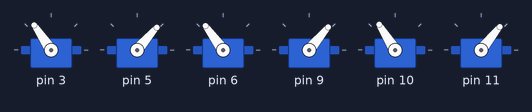
Bench run of a sketch on a simulated Arduino Uno, built with avr-gcc and run on an emulated ATmega328P. On the bench: 6 × servo.

Above: at 0.1 s.
Timing chart, 0 to 1.6 s (numbered marks = the images above):
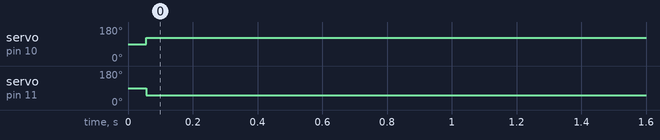

The sketch:

reversekin2.ino
```cpp
#include <Servo.h>

//MIN and MAX PWM pulse sizes, they can be found in servo documentation
#define MAX 2200
#define MIN 800

//Positions of servos mounted in opposite direction
#define INV1 1
#define INV2 3
#define INV3 5

//constants for computation of positions of connection points
#define pi  3.14159
#define deg2rad 180/pi
#define deg30 pi/6


//Array of servo objects
Servo servo[6];
//Zero positions of servos, in this positions their arms are perfectly horizontal, in us
static int zero[6]={1475,1470,1490,1480,1460,1490};
//In this array is stored requested position for platform - x,y,z,rot(x),rot(y),rot(z)
static float arr[6]={0,0,0, radians(0),radians(0),radians(0)};
//Actual degree of rotation of all servo arms, they start at 0 - horizontal, used to reduce
//complexity of calculating new degree of rotation
static float theta_a[6]={0.0,0.0,0.0, 0.0,0.0,0.0};
//Array of current servo positions in us
static int servo_pos[6];
//rotation of servo arms in respect to axis x
const float beta[] = {pi/2,-pi/2,-pi/6, 5*pi/6,-5*pi/6,pi/6},
//maximum servo positions, 0 is horizontal position
      servo_min=radians(-80),servo_max=radians(80),
//servo_mult - multiplier used for conversion radians->servo pulse in us
//L1-effective length of servo arm, L2 - length of base and platform connecting arm
//z_home - height of platform above base, 0 is height of servo arms
servo_mult=400/(pi/4),L1 = 30,L2 = 120, z_home = 105;
//RD distance from center of platform to attachment points (arm attachment point)
//RD distance from center of base to center of servo rotation points (servo axis)
//theta_p-angle between two servo axis points, theta_r - between platform attachment points
//theta_angle-helper variable
//p[][]=x y values for servo rotation points
//re[]{}=x y z values of platform attachment points positions
//equations used for p and re will affect postion of X axis, they can be changed to achieve
//specific X axis position
const float RD = 73,PD =85,theta_p = radians(23.2),
theta_angle=(pi/3-theta_p)/2, theta_r = radians(8),
      p[2][6]={
          {
            -PD*cos(deg30-theta_angle),-PD*cos(deg30-theta_angle),
            PD*sin(theta_angle),PD*cos(deg30+theta_angle),
            PD*cos(deg30+theta_angle),PD*sin(theta_angle)
         },
         {
            -PD*sin(deg30-theta_angle),PD*sin(deg30-theta_angle),
            PD*cos(theta_angle),PD*sin(deg30+theta_angle),
            -PD*sin(deg30+theta_angle),-PD*cos(theta_angle)
         }
      },
      re[3][6] = {
          {
              -RD*sin(deg30+theta_r/2),-RD*sin(deg30+theta_r/2),
              -RD*sin(deg30-theta_r/2),RD*cos(theta_r/2),
              RD*cos(theta_r/2),-RD*sin(deg30-theta_r/2),
          },{
              -RD*cos(deg30+theta_r/2),RD*cos(deg30+theta_r/2),
              RD*cos(deg30-theta_r/2),RD*sin(theta_r/2),
              -RD*sin(theta_r/2),-RD*cos(deg30-theta_r/2),
          },{
              0,0,0,0,0,0
          }
};
//arrays used for servo rotation calculation
//H[]-center position of platform can be moved with respect to base, this is
//translation vector representing this move
static float M[3][3], rxp[3][6], T[3], H[3] = {0,0,z_home};

void setup(){
//attachment of servos to PWM digital pins of arduino
   servo[0].attach(3, MIN, MAX);
   servo[1].attach(5, MIN, MAX);
   servo[2].attach(6, MIN, MAX);
   servo[3].attach(9, MIN, MAX);
   servo[4].attach(10, MIN, MAX);
   servo[5].attach(11, MIN, MAX);
//begin of serial communication
   Serial.begin(9600);
//putting into base position
   setPos(arr);
}

//function calculating needed servo rotation value
float getAlpha(int *i){
   static int n;
   static float th=0;
   static float q[3], dl[3], dl2;
   double min=servo_min;
   double max=servo_max;
   n=0;
   th=theta_a[*i];
   while(n<20){
    //calculation of position of base attachment point (point on servo arm where is leg connected)
      q[0] = L1*cos(th)*cos(beta[*i]) + p[0][*i];
      q[1] = L1*cos(th)*sin(beta[*i]) + p[1][*i];
      q[2] = L1*sin(th);
    //calculation of distance between according platform attachment point and base attachment point
      dl[0] = rxp[0][*i] - q[0];
      dl[1] = rxp[1][*i] - q[1];
      dl[2] = rxp[2][*i] - q[2];
      dl2 = sqrt(dl[0]*dl[0] + dl[1]*dl[1] + dl[2]*dl[2]);
    //if this distance is the same as leg length, value of theta_a is corrent, we return it
      if(abs(L2-dl2)<0.01){
         return th;
      }
    //if not, we split the searched space in half, then try next value
      if(dl2<L2){
         max=th;
      }else{
         min=th;
      }
      n+=1;
      if(max==servo_min || min==servo_max){
         return th;
      }
      th = min+(max-min)/2;
   }
   return th;
}

//function calculating rotation matrix
void getmatrix(float pe[])
{
   float psi=pe[5];
   float theta=pe[4];
   float phi=pe[3];
   M[0][0] = cos(psi)*cos(theta);
   M[1][0] = -sin(psi)*cos(phi)+cos(psi)*sin(theta)*sin(phi);
   M[2][0] = sin(psi)*sin(phi)+cos(psi)*cos(phi)*sin(theta);

   M[0][1] = sin(psi)*cos(theta);
   M[1][1] = cos(psi)*cos(phi)+sin(psi)*sin(theta)*sin(phi);
   M[2][1] = cos(theta)*sin(phi);

   M[0][2] = -sin(theta);
   M[1][2] = -cos(psi)*sin(phi)+sin(psi)*sin(theta)*cos(phi);
   M[2][2] = cos(theta)*cos(phi);
}
//calculates wanted position of platform attachment poins using calculated rotation matrix
//and translation vector
void getrxp(float pe[])
{
   for(int i=0;i<6;i++){
      rxp[0][i] = T[0]+M[0][0]*(re[0][i])+M[0][1]*(re[1][i])+M[0][2]*(re[2][i]);
      rxp[1][i] = T[1]+M[1][0]*(re[0][i])+M[1][1]*(re[1][i])+M[1][2]*(re[2][i]);
      rxp[2][i] = T[2]+M[2][0]*(re[0][i])+M[2][1]*(re[1][i])+M[2][2]*(re[2][i]);
   }
}
//function calculating translation vector - desired move vector + home translation vector
void getT(float pe[])
{
   T[0] = pe[0]+H[0];
   T[1] = pe[1]+H[1];
   T[2] = pe[2]+H[2];
}

unsigned char setPos(float pe[]){
    unsigned char errorcount;
    errorcount=0;
    for(int i = 0; i < 6; i++)
    {
        getT(pe);
        getmatrix(pe);
        getrxp(pe);
        theta_a[i]=getAlpha(&i);
        if(i==INV1||i==INV2||i==INV3){
            servo_pos[i] = constrain(zero[i] - (theta_a[i])*servo_mult, MIN,MAX);
        }
        else{
            servo_pos[i] = constrain(zero[i] + (theta_a[i])*servo_mult, MIN,MAX);
        }
        servo[i].writeMicroseconds(servo_pos[i]);
    }


    return errorcount;
}


//main control loop, obtain requested action from serial connection, then execute it
void loop()
{

   if(Serial.available()>0){
      int input=Serial.read();
//      switch(input){

//action to change position of platform, obtain 6 values representing desired position
            for(int i=0;i<6;i++){
               long kk;
               while(Serial.available()<4){
                  ;

               kk=(long)Serial.read();
               kk=kk+(Serial.read()<<8);
               kk=kk+(Serial.read()<<16);
               kk=kk+(Serial.read()<<24);
               if(i<3){
                  arr[i]=(kk/100);
               }else{
                  arr[i]=radians(kk/100.0);
               }
            }
            Serial.write(setPos(arr));
            Serial.flush();
            break;
            for(int i = 0; i < 6; i++){
              Serial.print(servo_pos[i]);
              Serial.print("    ");
              if(i==5) {
               Serial.println();
               }

 //   }
      }
      }
   }
}
```

Measured:
- by itself, servo on pin 10: 90° → 122° at 0.06 s
- by itself, servo on pin 11: 90° → 51° at 0.06 s
